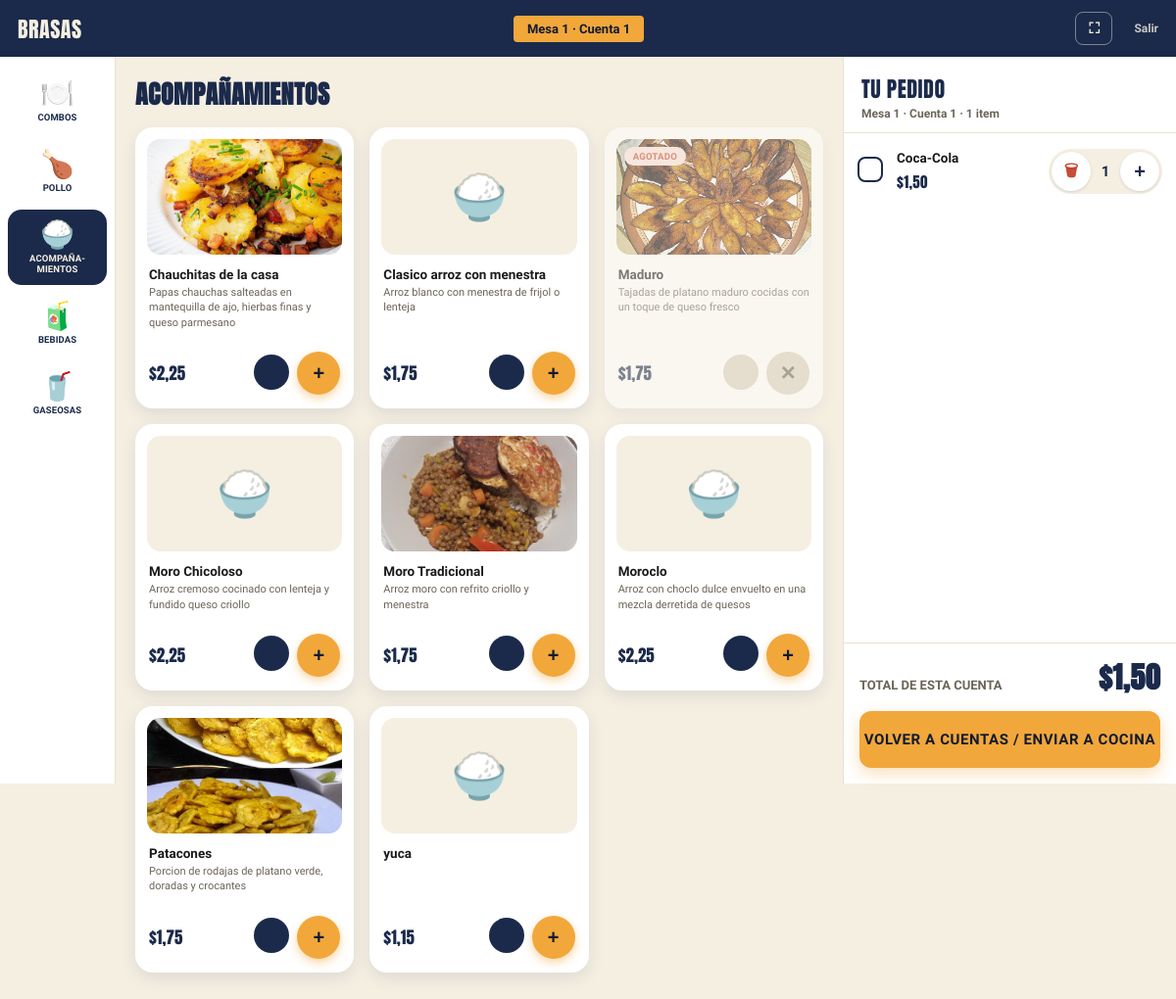
The app's page /mesa/1/?categoria=acompanamientos&cuenta=1 (signed in) with its own data.
### pedidos/models.py (models this page shows, shortened)
class Mesa(models.Model):
    numero = models.IntegerField(unique=True)

class Producto(models.Model):
    CATEGORIAS = [
        ("combos", "Combos"),
        ("pollo", "Pollo"),
        ("acompanamientos", "Acompañamientos"),
        ("bebidas", "Bebidas"),
        ("gaseosas", "Gaseosas"),
    ]
    TEMPORIZADORES = [5, 10, 15, 20, 25]
    TAMANOS = [
        ("personal", "Personal"),
        ("litro", "De litro"),
        ("litro_35", "De 1.35 litros"),
        ("dos_litros", "De 2 litros"),
    ]
    nombre = models.CharField(max_length=100)
    precio = models.DecimalField(max_digits=6, decimal_places=2)
    categoria = models.CharField(max_length=20, choices=CATEGORIAS)
    tamano = models.CharField(max_length=20, choices=TAMANOS, default="personal")
    imagen = models.FileField(upload_to="productos/", blank=True)
    disponible = models.BooleanField(default=True)
    listo_en = models.DateTimeField(null=True, blank=True)
    controla_stock = models.BooleanField(default=False)
    stock = models.IntegerField(null=True, blank=True)
    precio_compra = models.DecimalField(max_digits=6, decimal_places=2, null=True, blank=True)
    es_combo = models.BooleanField(default=False)
    combo_incluye = models.CharField(max_length=250, blank=True)
    requiere_pieza = models.BooleanField(default=False)
    acompanamiento_incluido = models.CharField(max_length=100, blank=True)
    precio_cambio = models.DecimalField(max_digits=6, decimal_places=2, null=True, blank=True)
    opciones_incluidas = models.CharField(max_length=200, blank=True)
    def permite_cambio(self):
        return bool(self.acompanamiento_incluido)
    def lista_opciones_incluidas(self):
        return [o.strip() for o in self.opciones_incluidas.split(",") if o.strip()]
    def tiene_opciones_incluidas(self):
        return len(self.lista_opciones_incluidas()) > 1
    def tiene_variantes(self):
        return self.variantes.exists()
    def variantes_json(self):
        return json.dumps([
            {"nombre": v.nombre, "opciones": v.lista_opciones()}
            for v in self.variantes.all()
        ])
    def esta_disponible(self):
        if not self.disponible:
            return False
        if self.controla_stock and (self.stock or 0) <= 0:
            return False
        return True
    def stock_bajo(self, umbral=3):
        return self.controla_stock and self.stock is not None and 0 < self.stock <= umbral
    def segundos_restantes(self):
        if not self.listo_en:
            return 0
        return max(0, int((self.listo_en - timezone.now()).total_seconds()))
    def minutos_restantes(self):
        return -(-self.segundos_restantes() // 60)

class DetalleOrden(models.Model):
    orden = models.ForeignKey(Orden, related_name="items", on_delete=models.CASCADE)
    producto = models.ForeignKey(Producto, on_delete=models.CASCADE)
    cantidad = models.IntegerField(default=1)
    notas = models.CharField(max_length=200, blank=True)
    acompanamiento = models.ForeignKey(
        Producto, on_delete=models.PROTECT, null=True, blank=True, related_name="+"
    )
    sin_acompanamientos = models.CharField(max_length=200, blank=True)
    variantes_elegidas = models.CharField(max_length=200, blank=True)
    despresado = models.BooleanField(default=False)
    cuenta = models.PositiveIntegerField(default=1)
    def precio_unitario(self):
        precio = self.producto.precio
        if self.acompanamiento and self.acompanamiento.precio_cambio is not None:
            precio += self.acompanamiento.precio_cambio
        return precio
    def subtotal(self):
        return self.precio_unitario() * self.cantidad

### pedidos/views.py (the view)
# urls.py: path("mesa/<int:mesa_id>/", views.menu_mesa, name="menu_mesa"),
@login_required
@user_passes_test(es_mesero)
def menu_mesa(request, mesa_id):
    mesa = get_object_or_404(Mesa, id=mesa_id)
    orden, _ = Orden.objects.get_or_create(mesa=mesa, estado="abierta", es_venta_directa=False)
    orden_directa = Orden.objects.filter(mesa=mesa, estado="abierta", es_venta_directa=True).first()
    try:
        cuenta_activa = int(request.GET.get("cuenta", 1))
    except ValueError:
        cuenta_activa = 1
    items_cuenta = list(orden.items.filter(cuenta=cuenta_activa).select_related("producto", "acompanamiento"))
    total_cuenta = sum(item.subtotal() for item in items_cuenta)
    categoria = request.GET.get("categoria", "combos")
    if categoria == "gaseosas":
        orden_tamano = {valor: i for i, (valor, _) in enumerate(Producto.TAMANOS)}
        productos = sorted(
            Producto.objects.filter(categoria=categoria),
            key=lambda p: (orden_tamano.get(p.tamano, 0), p.nombre),
        )
    else:
        productos = Producto.objects.filter(categoria=categoria).order_by("nombre")
    cambios = [
        p for p in Producto.objects.filter(precio_cambio__isnull=False).order_by("nombre")
        if p.esta_disponible()
    ]
    contexto = {
        "mesa": mesa,
        "orden": orden,
        "orden_directa": orden_directa,
        "cuenta_activa": cuenta_activa,
        "items_cuenta": items_cuenta,
        "total_cuenta": total_cuenta,
        "productos": productos,
        "categoria_activa": categoria,
        "categorias": Producto.CATEGORIAS,
        "piezas_pollo": PiezaPollo.objects.all(),
        "acompanamientos_cambio": cambios,
        "categorias_venta_directa": CATEGORIAS_VENTA_DIRECTA,
        "menestra_json": json.dumps({t.nombre: t.disponible for t in TipoMenestra.objects.all()}),
    }
    return render(request, "pedidos/menu_mesa.html", contexto)

### pedidos/context_processors.py (called while the page is built)
def css_version(request):
    ruta = finders.find("pedidos/estilo.css")
    return {"css_version": int(os.path.getmtime(ruta)) if ruta else 0}

### pedidos/models.py (called while the page is built)
    def lista_opciones(self):
        return [o.strip() for o in self.opciones.split(",") if o.strip()]

### pedidos/views.py (called while the page is built)
def es_mesero(user):
    return user.groups.filter(name="Mesero").exists() or user.is_superuser

### pedidos/templates/pedidos/menu_mesa.html (shortened to what this page needs)
{% extends "pedidos/base.html" %}
{% load l10n %}
{% block contenido %}
<header class="top">
    <a href="{% url 'elegir_mesa' %}" class="titulo">Brasas</a>
    <a href="{% url 'cuentas_mesa' mesa.id %}" class="mesa" style="text-decoration:none;">Mesa {{ mesa.numero }} · Cuenta {{ cuenta_activa }}</a>
    <span class="top-acciones">
        <button type="button" class="top-fullscreen" id="btn-fullscreen" aria-label="Pantalla completa">⛶</button>
        <a href="{% url 'logout' %}" class="top-salir">Salir</a>
    </span>
</header>
<div class="kiosk">
    <nav class="rail" aria-label="Categorias">
        {% for valor, nombre in categorias %}
        <a href="?categoria={{ valor }}&cuenta={{ cuenta_activa }}" class="rail-item {% if valor == categoria_activa %}activo{% endif %}">
            <span class="rail-icono" aria-hidden="true">{% if valor == 'combos' %}🍽️{% elif valor == 'pollo' %}🍗{% elif valor == 'acompanamientos' %}🍚{% elif valor == 'bebidas' %}🧃{% else %}🥤{% endif %}</span>
            <span class="rail-texto">{% if valor == "acompanamientos" %}Acompaña&shy;mientos{% else %}{{ nombre }}{% endif %}</span>
        </a>
        {% endfor %}
    </nav>
    <main class="menu">
        <h2 class="menu-titulo">{% for valor, nombre in categorias %}{% if valor == categoria_activa %}{{ nombre }}{% endif %}{% endfor %}</h2>
        {% if categoria_activa == "gaseosas" %}
            {% regroup productos by get_tamano_display as grupos_tamano %}
            {% for grupo in grupos_tamano %}
            <h3 class="menu-subgrupo">{{ grupo.grouper }}</h3>
            <div class="grid">
                {% for producto in grupo.list %}
                {% include "pedidos/_producto_card.html" %}
                {% endfor %}
            </div>
            {% empty %}
            <p class="menu-vacio">No hay productos en esta categoria todavia.</p>
            {% endfor %}
        {% else %}
        <div class="grid">
            {% for producto in productos %}
            {% include "pedidos/_producto_card.html" %}
            {% empty %}
            <p class="menu-vacio">No hay productos en esta categoria todavia.</p>
            {% endfor %}
        </div>
        {% endif %}
    </main>
    <aside class="pedido" id="pedido" aria-label="Tu pedido">
        <div class="pedido-head">
            <div>
                <p class="pedido-titulo">Tu pedido</p>
                <p class="pedido-sub">Mesa {{ mesa.numero }} · Cuenta {{ cuenta_activa }} · {{ items_cuenta|length }} item{{ items_cuenta|length|pluralize }}</p>
            </div>
        </div>
        <div class="pedido-lineas">
            {% for item in items_cuenta %}
            <div class="linea">
                <label class="linea-check" aria-label="Seleccionar">
                    <span></span>
                </label>
                <div class="linea-info">
                    <span class="linea-nombre">{{ item.producto.nombre }}</span>
                    <span class="linea-precio">${{ item.subtotal }}</span>
                </div>
                <div class="stepper">
                    <button type="submit" form="form-cant-{{ item.id }}" name="delta" value="-1"
                            class="{% if item.cantidad == 1 %}borrar{% endif %}"
                            aria-label="{% if item.cantidad == 1 %}Quitar{% else %}Uno menos{% endif %}">
                        {% if item.cantidad == 1 %}🗑{% else %}−{% endif %}
                    </button>
                    <span>{{ item.cantidad }}</span>
                    <button type="submit" form="form-cant-{{ item.id }}" name="delta" value="1" aria-label="Uno mas">+</button>
                </div>
            </div>
            {% empty %}
            <div class="pedido-vacio">
                <span aria-hidden="true">🧺</span>
                <p>Aun no hay nada.<br>Toca un producto para agregarlo.</p>
            </div>
            {% endfor %}
        </div>
        <div class="pedido-foot">
            <div class="pedido-total">
                <span>Total de esta cuenta</span>
                <strong id="pedido-total-monto">${{ total_cuenta|floatformat:2 }}</strong>
            </div>
            <a href="{% url 'cuentas_mesa' mesa.id %}" class="btn-enviar btn-enviar-link">Volver a cuentas / enviar a cocina</a>
        </div>
    </aside>
</div>
{% endblock %}

### pedidos/templates/pedidos/_producto_card.html (shortened to what this page needs)
{% load l10n %}
{% with disponible=producto.esta_disponible %}
<article class="card {% if not disponible %}no-disponible{% endif %}" data-producto-id="{{ producto.id }}">
    <div class="card-media">
        {% if not disponible %}
            <span class="badge badge-agotado">Agotado</span>
        {% elif producto.stock_bajo %}
            <span class="badge badge-pocas">Pocas unidades</span>
        {% elif producto.es_combo %}
            <span class="badge badge-combo">Combo</span>
        {% endif %}
        {% if producto.imagen %}
        <img class="media-foto" src="{{ producto.imagen.url }}" alt="{{ producto.nombre }}">
        {% else %}
        <span class="media-emoji" aria-hidden="true">
            {% if producto.es_combo %}🍽️{% elif producto.categoria == 'gaseosas' %}🥤{% elif producto.categoria == 'bebidas' %}🧃{% elif producto.categoria == 'acompanamientos' %}🍚{% else %}🍗{% endif %}
        </span>
        {% endif %}
    </div>
    <div class="card-body">
        <p class="nombre">{{ producto.nombre }}</p>
        {% if producto.combo_incluye %}
        <p class="combo-incluye">{{ producto.combo_incluye }}</p>
        {% endif %}
        <div class="card-footer">
            <span class="precio">${{ producto.precio }}</span>
            <div class="card-acciones">
                {% if producto.categoria in categorias_venta_directa %}
                <form method="post" action="{% url 'agregar_item_directo' mesa.id producto.id %}">
                    <button type="submit" class="btn-directo" {% if not disponible %}disabled{% endif %}
                            title="Venta directa: se cobra al instante, no pasa por cocina"></button>
                </form>
                {% endif %}
                <form method="post" action="{% url 'agregar_item' orden.id producto.id %}" class="form-agregar">
                    {% if producto.requiere_pieza or producto.permite_cambio or producto.tiene_opciones_incluidas or producto.tiene_variantes %}
                    <button type="button" class="btn-add abrir-opciones"
                            data-nombre="{{ producto.nombre }}"
                            data-precio="{{ producto.precio|unlocalize }}"
                            data-requiere-pieza="{% if producto.requiere_pieza %}1{% endif %}"
                            data-despresado="{% if producto.categoria == 'pollo' %}1{% endif %}"
                            data-incluido="{{ producto.acompanamiento_incluido }}"
                            data-opciones-incluidas="{{ producto.opciones_incluidas }}"
                            data-variantes='{{ producto.variantes_json }}'
                            {% if not disponible %}disabled{% endif %} aria-label="Agregar">
                    </button>
                    {% else %}
                    <button class="btn-add" {% if not disponible %}disabled{% endif %} aria-label="Agregar">
                    </button>
                    {% endif %}
                </form>
            </div>
        </div>
    </div>
</article>
{% endwith %}

### records on screen
Mesa: numero "1"
Producto: imagen (picture), nombre "Chauchitas de la casa", combo_incluye "Papas chauchas salteadas en mantequilla de ajo, hierbas finas y queso parmesano", precio "2,25"
Producto: nombre "Clasico arroz con menestra", combo_incluye "Arroz blanco con menestra de frijol o lenteja", precio "1,75"
Producto: shows "AGOTADO", imagen (picture), nombre "Maduro", combo_incluye "Tajadas de platano maduro cocidas con un toque de queso fresco", precio "1,75"
Producto: nombre "Moro Chicoloso", combo_incluye "Arroz cremoso cocinado con lenteja y fundido queso criollo", precio "2,25"
Producto: imagen (picture), nombre "Moro Tradicional", combo_incluye "Arroz moro con refrito criollo y menestra", precio "1,75"
Producto: nombre "Moroclo", combo_incluye "Arroz con choclo dulce envuelto en una mezcla derretida de quesos", precio "2,25"
Producto: imagen (picture), nombre "Patacones", combo_incluye "Porcion de rodajas de platano verde, doradas y crocantes", precio "1,75"
Producto: nombre "yuca", precio "1,15"
DetalleOrden: producto.nombre "Coca-Cola", subtotal "1,50", cantidad "1"

### other values on screen
{{ cuenta_activa }} "1"
{{ nombre }} "COMBOS" "POLLO" "BEBIDAS" "GASEOSAS"
{{ nombre }} "ACOMPAÑAMIENTOS"
{{ items_cuenta|length }} "1"
{{ total_cuenta|floatformat:2 }} "1,50"
